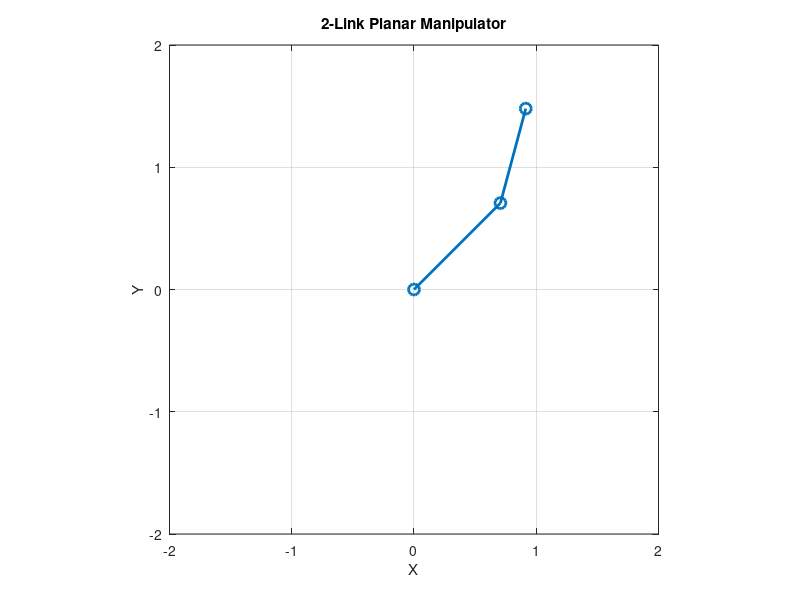
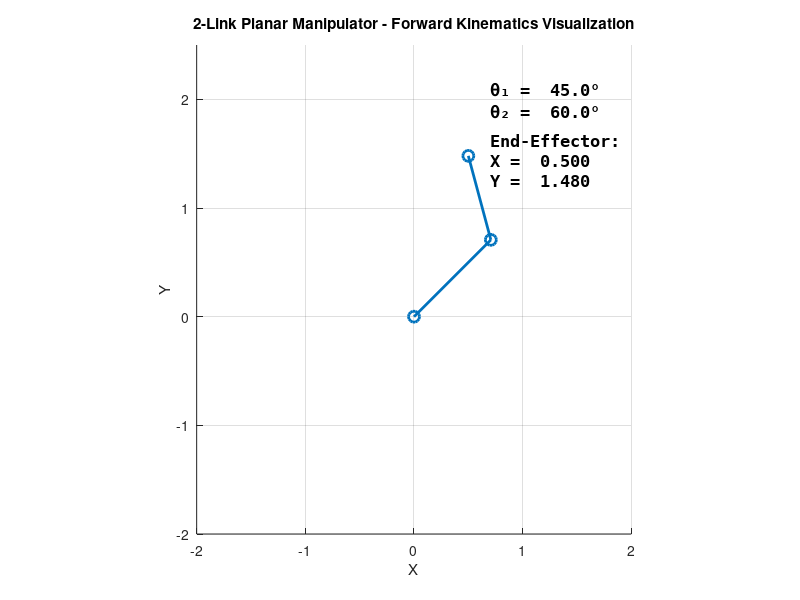

These figures' MATLAB source, in order:
clear; clc; close all;

% Link lengths
L1 = 1.0;
L2 = 0.8;

% Joint angles (in radians)
theta1 = deg2rad(45);
theta2 = deg2rad(30);

% Base point
x0 = 0; y0 = 0;

% First joint
x1 = L1*cos(theta1);
y1 = L1*sin(theta1);

% End-effector
x2 = x1 + L2*cos(theta1 + theta2);
y2 = y1 + L2*sin(theta1 + theta2);


figure;
plot([x0 x1 x2], [y0 y1 y2], '-o', 'LineWidth', 2, 'MarkerSize', 8);
axis equal;
grid on;
xlim([-2 2]);
ylim([-2 2]);
xlabel('X');
ylabel('Y');
title('2-Link Planar Manipulator');

%% Animate it

clear; clc; close all;

% --- Link lengths ---
L1 = 1.0;
L2 = 0.8;

% --- Motion setup ---
theta1_vals = linspace(0, pi/4, 100);
theta2_vals = linspace(0, pi/3, 100);

% --- Figure setup ---
figure('Color','w');
hold on; grid on; axis equal;
xlim([-2 2]); ylim([-2 2.5]);
xlabel('X'); ylabel('Y');
title('2-Link Planar Manipulator - Forward Kinematics Visualization');

% --- Initialize graphics objects ---
armLine = plot([0 0 0], [0 0 0], '-o', 'LineWidth', 2, 'MarkerSize', 8);
textInfo = text(-1.8, 1.6, '', 'FontSize', 12, 'FontWeight', 'bold', 'FontName','Consolas');

for k = 1:length(theta1_vals)
    % Current joint angles
    t1 = theta1_vals(k);
    t2 = theta2_vals(k);

    % --- Forward kinematics ---
    x1 = L1*cos(t1);
    y1 = L1*sin(t1);
    x2 = x1 + L2*cos(t1 + t2);
    y2 = y1 + L2*sin(t1 + t2);

    % --- Update arm position ---
    set(armLine, 'XData', [0 x1 x2], 'YData', [0 y1 y2]);

    % --- Update text info ---
    msg = sprintf(['θ₁ = %5.1f°\nθ₂ = %5.1f°\n\n' ...
                   'End-Effector:\nX = %6.3f\nY = %6.3f'], ...
                   rad2deg(t1), rad2deg(t2), x2, y2);
    set(textInfo, 'String', msg, 'Position', [x2+0.2, y2+0.2]);
    drawnow;
    pause(0.05);
end
